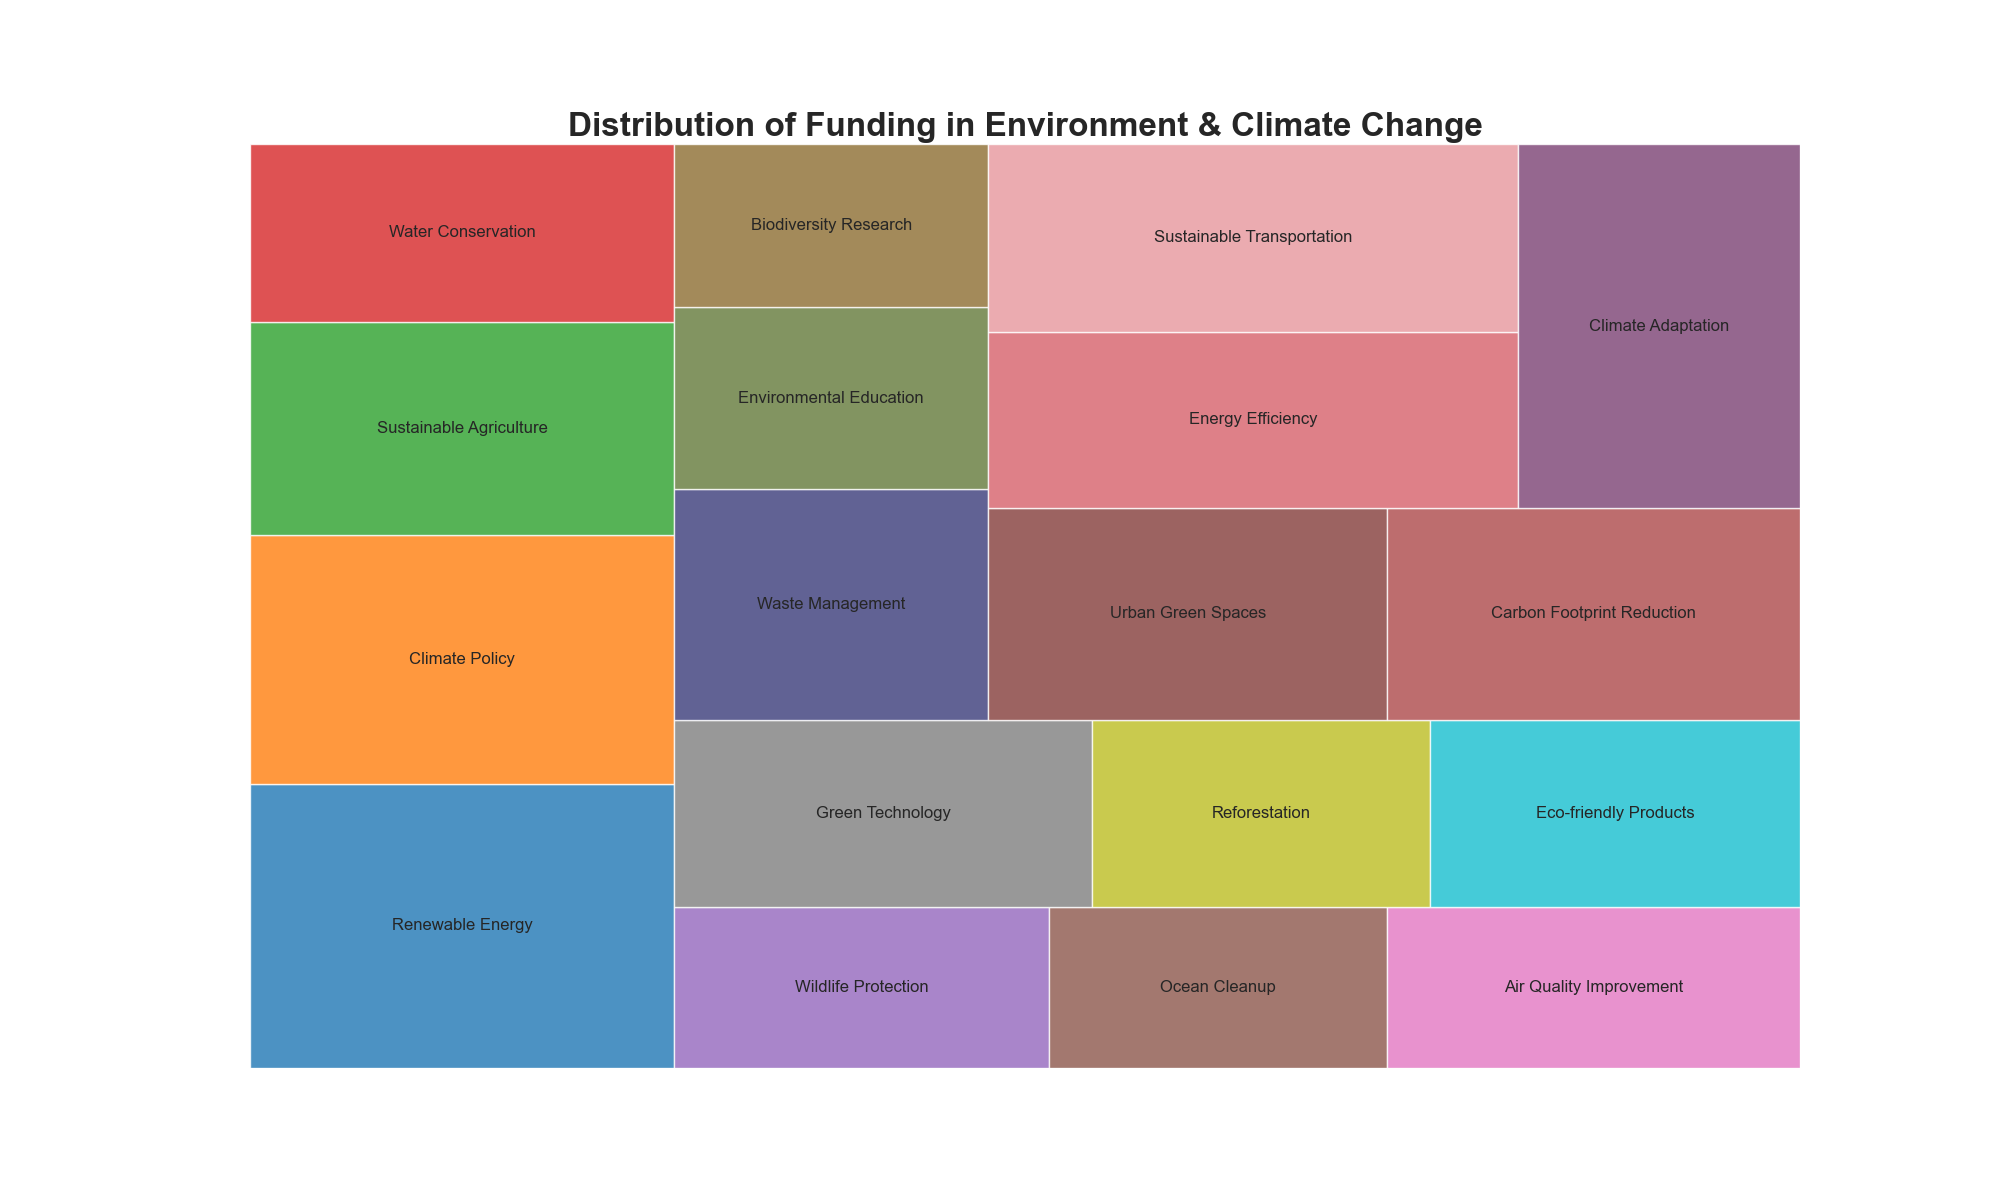

This chart was generated by the following Python code:

import seaborn as sns
import pandas as pd
import matplotlib.pyplot as plt
import squarify  # pip install squarify (algorithm for treemap)

# Create the dataframe
df = pd.DataFrame({
    'Topic': ['Renewable Energy', 'Climate Policy', 'Sustainable Agriculture', 'Water Conservation', 'Wildlife Protection', 
              'Ocean Cleanup', 'Air Quality Improvement', 'Green Technology', 'Reforestation', 'Eco-friendly Products', 
              'Waste Management', 'Environmental Education', 'Biodiversity Research', 'Urban Green Spaces', 
              'Carbon Footprint Reduction', 'Energy Efficiency', 'Sustainable Transportation', 'Climate Adaptation'],
    'Funding': [400, 350, 300, 250, 200, 180, 220, 260, 210, 230, 240, 190, 170, 280, 290, 310, 330, 340]
})

# Custom colors for the treemap
colors = ['#1f77b4', '#ff7f0e', '#2ca02c', '#d62728', '#9467bd', '#8c564b', '#e377c2', '#7f7f7f', '#bcbd22', '#17becf', 
          '#393b79', '#637939', '#8c6d31', '#843c39', '#ad494a', '#d6616b', '#e7969c', '#7b4173']

# Create a figure and a set of subplots
plt.figure(figsize=(20, 12))

# Using squarify to plot the treemap
squarify.plot(sizes=df['Funding'], label=df['Topic'], color=colors, alpha=0.8)

plt.title("Distribution of Funding in Environment & Climate Change", fontsize=24, fontweight='bold')
plt.axis('off')  # Disable the axis

plt.show()
